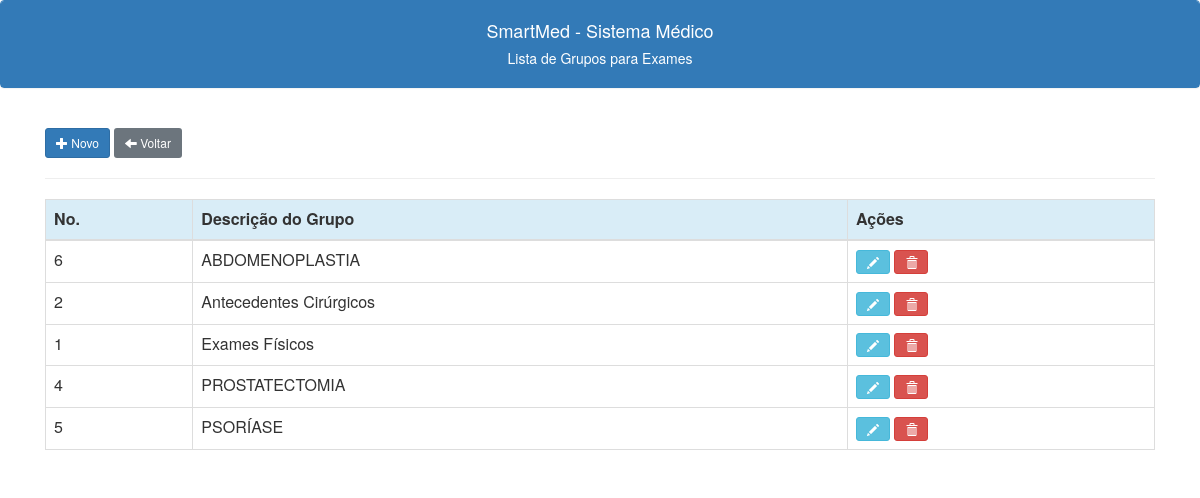
Page /grupolaudos_lista.php on the committed database.
### tables this page shows
CREATE TABLE IF NOT EXISTS `grupos_laudos` (
  `id` int NOT NULL AUTO_INCREMENT,
  `descricao` varchar(120) NOT NULL,
  PRIMARY KEY (`id`)
);

### grupolaudos_lista.php (the view, shortened to what this page needs)
<?php
include("conexao.php");
include("links.php");
?>
<!doctype html>
<html lang="en">
<head>
</head>
<body>
    <div class="panel panel-primary class">
        <div class="panel-heading text-center">
            <h4>SmartMed - Sistema Médico</h4>
            <h5>Lista de Grupos para Exames<h5>
        </div>
    </div>
    <br>
    <div class="container -my5">
        <button type="button" class="btn btn-primary btn-sm" data-toggle="modal" data-target="#novogrupoModal"><span class="glyphicon glyphicon-plus"></span>
            Novo
        </button>
        <a class="btn btn-secondary btn-sm" href="/smedweb/menu.php"><span class="glyphicon glyphicon-arrow-left"></span> Voltar</a>
        <hr>
        <table class="table display table-bordered tabgruposlaudos">
            <thead class="thead">
                <tr class="info">
                    <th scope="col">No.</th>
                    <th scope="col">Descrição do Grupo</th>
                    <th scope="col">Ações</th>
                </tr>
            </thead>
            <tbody>
                <?php
                $c_sql = "SELECT grupos_laudos.id, grupos_laudos.descricao" .
                    " FROM grupos_laudos" .
                    " ORDER BY grupos_laudos.descricao";
                $result = $conection->query($c_sql);
                while ($c_linha = $result->fetch_assoc()) {
                    echo "
                    <tr>
                    <td>$c_linha[id]</td>
                    <td>$c_linha[descricao]</td>
                    <td>
                    <button class='btn btn-info btn-sm editbtn' data-toggle=modal' title='Editar Grupo'><span class='glyphicon glyphicon-pencil'></span></button>
                    <a class='btn btn-danger btn-sm' title='Excluir grupo' href='javascript:func()'onclick='confirmacao($c_linha[id])'><span class='glyphicon glyphicon-trash'></span></a>
                    </td>
                    </tr>
                    ";
                }
                ?>
            </tbody>
        </table>
    </div>
</body>
</html>

### rows in the picture
grupos_laudos: id "6", descricao "ABDOMENOPLASTIA"
grupos_laudos: id "2", descricao "Antecedentes Cirúrgicos"
grupos_laudos: id "1", descricao "Exames Físicos"
grupos_laudos: id "4", descricao "PROSTATECTOMIA"
grupos_laudos: id "5", descricao "PSORÍASE"
